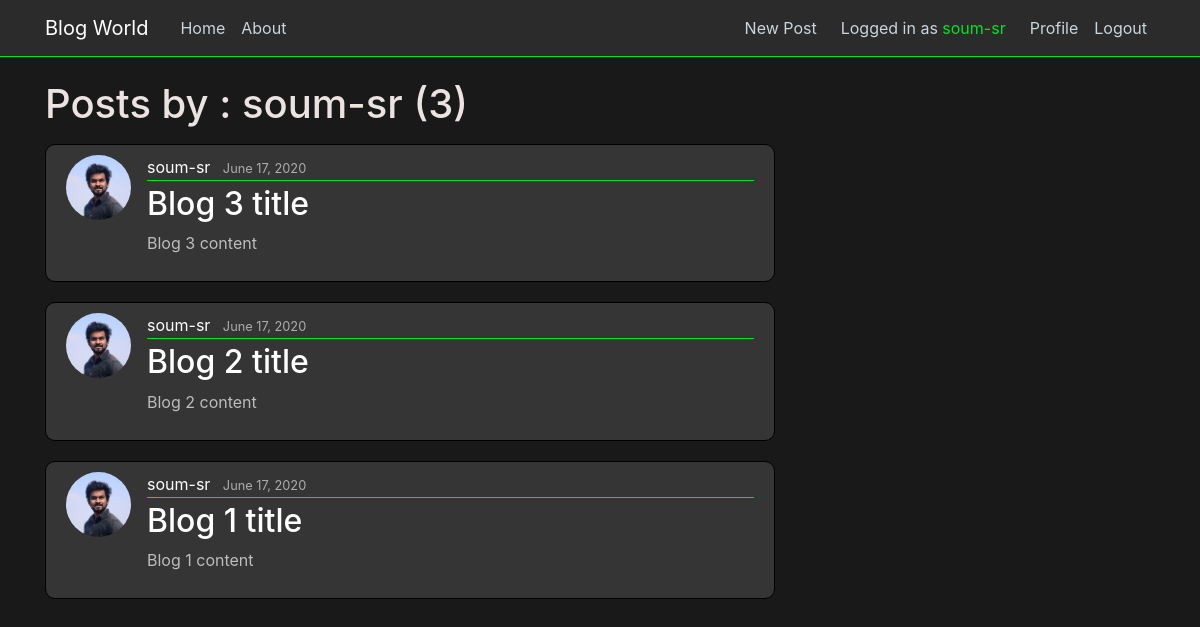
Screenshot of /user/soum-sr (signed in) with the database file from the repository.
### blog/models.py (models this page shows, shortened)
class Post(models.Model):
    title = models.CharField(max_length = 100)
    content = models.TextField()
    date_posted = models.DateTimeField(default=timezone.now)
    author = models.ForeignKey(User, on_delete=models.CASCADE)

### users/models.py (models this page shows, shortened)
class Profile(models.Model):
    user = models.OneToOneField(User, on_delete=models.CASCADE) # having one-to-one relation with User model
    image = models.ImageField(default='potato.jpg', upload_to='profile_pics')

### blog/views.py (the view)
# urls.py: path('user/<str:username>', UserPostListView.as_view(), name='user-posts'), # Format-> route, function(like flask)
class UserPostListView(ListView):
    model = Post # The model we are working on
    template_name = 'blog/user_posts.html' # <app>/<model>_<viewtype>.html {default one}
    context_object_name = 'posts' # Value p assed to the template
    paginate_by = 3
    def get_queryset(self):
        user = get_object_or_404(User, username=self.kwargs.get('username'))
        return Post.objects.filter(author=user).order_by('-date_posted')

### blog/templates/blog/user_posts.html (shortened to what this page needs)
{% extends "blog/base.html" %}
{% block content%}
<h1 class="mb-3">Posts by : {{ view.kwargs.username }} ({{ page_obj.paginator.count }})</h1>
    {% for post in posts %}
    <article class="media content-section">
        <img class="rounded-circle article-img" src="{{ post.author.profile.image.url }}" alt="">
        <div class="media-body">
            <div class="article-metadata">
                <a class="mr-2" href="{% url 'user-posts' post.author.username %}">{{ post.author }}</a>
                <small class="text-muted">{{ post.date_posted|date:"F d, Y" }}</small>
            </div>
            <h2><a class="article-title" href="{% url 'post-detail' post.id%}">{{ post.title }}</a></h2>
            <p class="article-content">{{ post.content }}</p>
        </div>
    </article>
    {% endfor %}
{% endblock content%}

### blog/templates/blog/base.html (shortened to what this page needs)
{% load static %}
<!DOCTYPE html>
<html lang="en">
<head>
    <link rel="stylesheet" href="https://maxcdn.bootstrapcdn.com/bootstrap/4.0.0/css/bootstrap.min.css">
    <link rel="stylesheet" href="{% static 'blog/main.css' %}">
</head>
<body>
    <header class="site-header">
        <nav class="navbar navbar-expand-md navbar-dark bg-steel fixed-top">
          <div class="container">
            <a class="navbar-brand mr-4" href="/">Blog World</a>
            <div class="collapse navbar-collapse" id="navbarToggle">
              <div class="navbar-nav mr-auto">
                <a class="nav-item nav-link" href="{% url 'blog-home' %}">Home</a>
                <a class="nav-item nav-link" href="{% url 'blog-about' %}">About</a>
              </div>
              {% if user.is_authenticated %}
              <div class="navbar-nav">
                <a class="nav-item nav-link" href="{% url 'post-create' %}">New Post</a>
                <p class="nav-user">Logged in as <span style="color:#00e426">{{user.username}}</span></p>
                <a class="nav-item nav-link" href="{% url 'profile' %}">Profile</a>
                <a class="nav-item nav-link" href="{% url 'logout' %}">Logout</a>
              </div>
              {% else %}
              <div class="navbar-nav">
                <a class="nav-item nav-link" href="{% url 'login' %}">Login</a>
                <a class="nav-item nav-link" href="{% url 'register' %}">Register</a>
              </div>
              {% endif %}
            </div>
          </div>
        </nav>
    </header>
    <main role="main" class="container">
        <div class="row">
          <div class="col-md-8">
            {% block content %}{% endblock %}
          </div>
        </div>
    </main>
</body>
</html>

### blog/static/blog/main.css (style rules this page uses)
body { background: #1a1919; color: #ebe2e2; margin-top: 5rem; }
.bg-steel { background-color: #2b2b2b; border-bottom: 1px solid #00e426 }
.site-header .navbar-nav .nav-link { color: #cbd5db; }
.nav-user { color: #cbd5db; display:block; padding:.5rem 1rem; margin-bottom:0; }
.content-section { background: #353535; padding: 10px 20px; border: 1px solid #000000; border-radius: 10px; margin-bottom: 20px; }
.content-section p { color:#bdbdbd !important; }
.article-title { color: #ffffff; }
.article-content { white-space: pre-line; }
.article-img { height: 65px; width: 65px; margin-right: 16px; }
.article-metadata { padding-bottom: 1px; margin-bottom: 4px; border-bottom: 1px solid #00e426 }
.article-metadata a { color: #ffffff; text-decoration: none; }
.article-metadata small { color: #acacac !important; }

### rows the page displays
Post: author.profile.image (picture), author "soum-sr", date_posted "June 17, 2020", title "Blog 3 title", content "Blog 3 content"
Post: author.profile.image (picture), author "soum-sr", date_posted "June 17, 2020", title "Blog 2 title", content "Blog 2 content"
Post: author.profile.image (picture), author "soum-sr", date_posted "June 17, 2020", title "Blog 1 title", content "Blog 1 content"

### other values shown
{{ user.username }} "soum-sr"
{{ view.kwargs.username }} "soum-sr"
{{ page_obj.paginator.count }} "3"
